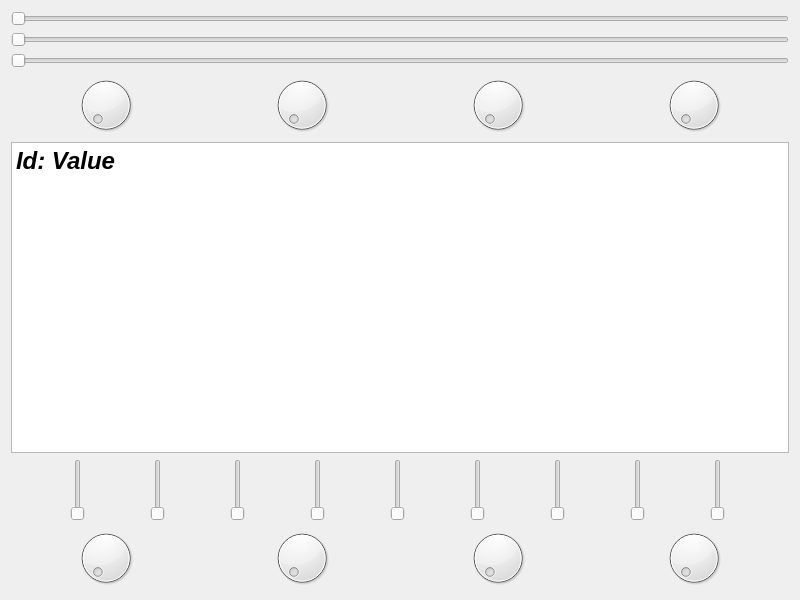
<?xml version="1.0" encoding="UTF-8"?>
<ui version="4.0">
 <class>TestSliderMac</class>
 <widget class="QWidget" name="TestSliderMac">
  <property name="geometry">
   <rect>
    <x>0</x>
    <y>0</y>
    <width>800</width>
    <height>600</height>
   </rect>
  </property>
  <property name="windowTitle">
   <string>TestSliderMac</string>
  </property>
  <layout class="QVBoxLayout" name="mainVlayout" stretch="1,1,5,1,1">
   <item>
    <layout class="QVBoxLayout" name="verticalLayout">
     <item>
      <widget class="QSlider" name="horizontalSlider_2">
       <property name="orientation">
        <enum>Qt::Horizontal</enum>
       </property>
      </widget>
     </item>
     <item>
      <widget class="QSlider" name="horizontalSlider_3">
       <property name="orientation">
        <enum>Qt::Horizontal</enum>
       </property>
      </widget>
     </item>
     <item>
      <widget class="QSlider" name="horizontalSlider">
       <property name="orientation">
        <enum>Qt::Horizontal</enum>
       </property>
      </widget>
     </item>
    </layout>
   </item>
   <item>
    <layout class="QHBoxLayout" name="horizontalLayout_3">
     <item>
      <widget class="QDial" name="dial_5"/>
     </item>
     <item>
      <widget class="QDial" name="dial_6"/>
     </item>
     <item>
      <widget class="QDial" name="dial_7"/>
     </item>
     <item>
      <widget class="QDial" name="dial_8"/>
     </item>
    </layout>
   </item>
   <item>
    <widget class="QTextBrowser" name="textBrowser">
     <property name="font">
      <font>
       <pointsize>14</pointsize>
       <italic>true</italic>
      </font>
     </property>
     <property name="html">
      <string>&lt;!DOCTYPE HTML PUBLIC &quot;-//W3C//DTD HTML 4.0//EN&quot; &quot;http://www.w3.org/TR/REC-html40/strict.dtd&quot;&gt;
&lt;html&gt;&lt;head&gt;&lt;meta name=&quot;qrichtext&quot; content=&quot;1&quot; /&gt;&lt;meta charset=&quot;utf-8&quot; /&gt;&lt;style type=&quot;text/css&quot;&gt;
p, li { white-space: pre-wrap; }
hr { height: 1px; border-width: 0; }
li.unchecked::marker { content: &quot;\2610&quot;; }
li.checked::marker { content: &quot;\2612&quot;; }
&lt;/style&gt;&lt;/head&gt;&lt;body style=&quot; font-family:'Segoe UI'; font-size:14pt; font-weight:400; font-style:italic;&quot;&gt;
&lt;p style=&quot; margin-top:0px; margin-bottom:0px; margin-left:0px; margin-right:0px; -qt-block-indent:0; text-indent:0px;&quot;&gt;&lt;span style=&quot; font-size:18pt; font-weight:700;&quot;&gt;Id: Value &lt;/span&gt;&lt;/p&gt;&lt;/body&gt;&lt;/html&gt;</string>
     </property>
    </widget>
   </item>
   <item>
    <layout class="QHBoxLayout" name="horizontalLayout_2">
     <item>
      <widget class="QSlider" name="verticalSlider_2">
       <property name="orientation">
        <enum>Qt::Vertical</enum>
       </property>
      </widget>
     </item>
     <item>
      <widget class="QSlider" name="verticalSlider_4">
       <property name="orientation">
        <enum>Qt::Vertical</enum>
       </property>
      </widget>
     </item>
     <item>
      <widget class="QSlider" name="verticalSlider_7">
       <property name="orientation">
        <enum>Qt::Vertical</enum>
       </property>
      </widget>
     </item>
     <item>
      <widget class="QSlider" name="verticalSlider_9">
       <property name="orientation">
        <enum>Qt::Vertical</enum>
       </property>
      </widget>
     </item>
     <item>
      <widget class="QSlider" name="verticalSlider_8">
       <property name="orientation">
        <enum>Qt::Vertical</enum>
       </property>
      </widget>
     </item>
     <item>
      <widget class="QSlider" name="verticalSlider_6">
       <property name="orientation">
        <enum>Qt::Vertical</enum>
       </property>
      </widget>
     </item>
     <item>
      <widget class="QSlider" name="verticalSlider_5">
       <property name="orientation">
        <enum>Qt::Vertical</enum>
       </property>
      </widget>
     </item>
     <item>
      <widget class="QSlider" name="verticalSlider_3">
       <property name="orientation">
        <enum>Qt::Vertical</enum>
       </property>
      </widget>
     </item>
     <item>
      <widget class="QSlider" name="verticalSlider">
       <property name="orientation">
        <enum>Qt::Vertical</enum>
       </property>
      </widget>
     </item>
    </layout>
   </item>
   <item>
    <layout class="QHBoxLayout" name="horizontalLayout">
     <item>
      <widget class="QDial" name="dial_3"/>
     </item>
     <item>
      <widget class="QDial" name="dial"/>
     </item>
     <item>
      <widget class="QDial" name="dial_2"/>
     </item>
     <item>
      <widget class="QDial" name="dial_4"/>
     </item>
    </layout>
   </item>
  </layout>
 </widget>
 <resources/>
 <connections/>
</ui>
